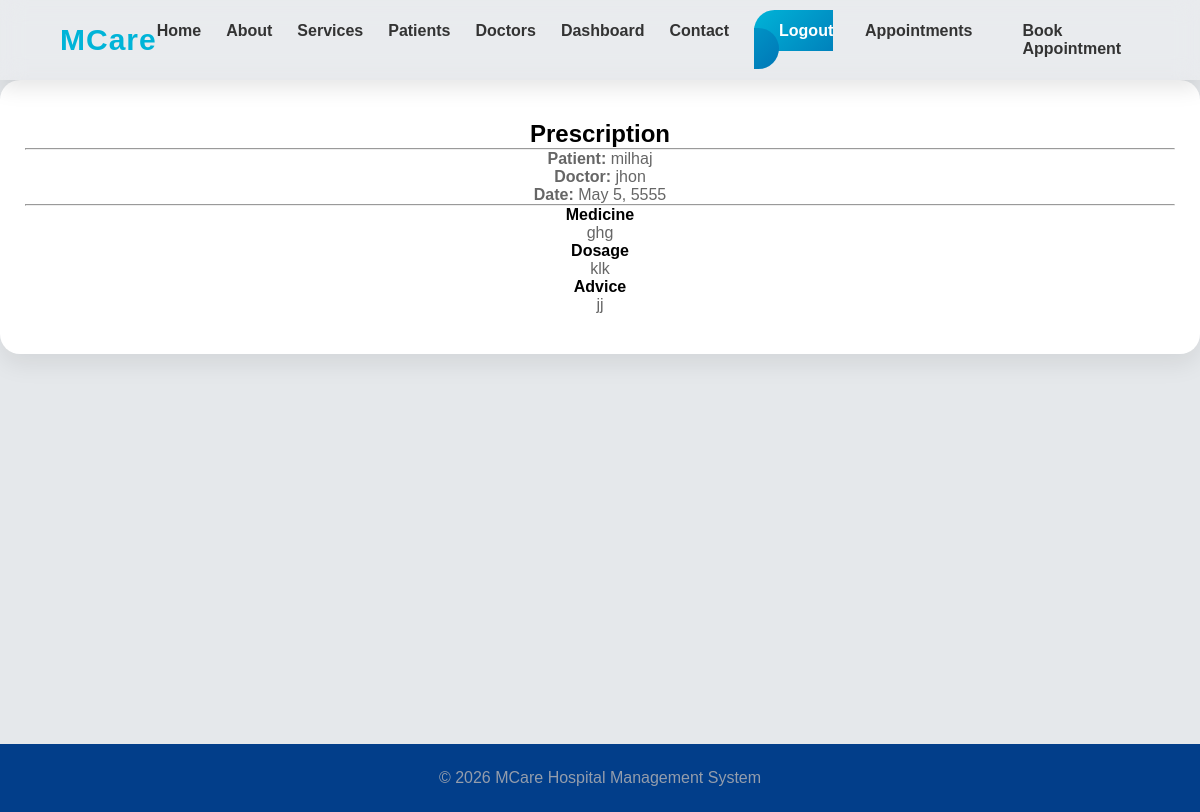
The app's page /prescription/view/11/ (signed in) with its own data.
### hospital/models.py (models this page shows, shortened)
class Appointment(models.Model):
    STATUS_CHOICES = (
        ('Pending', 'Pending'),
        ('Approved', 'Approved'),
        ('Rejected', 'Rejected'),
    )
    patient = models.ForeignKey(
        Patient,
        on_delete=models.CASCADE
    )
    doctor = models.ForeignKey(
        Doctor,
        on_delete=models.CASCADE
    )
    appointment_date = models.DateField()
    appointment_time = models.TimeField()
    reason = models.TextField()
    medical_report = models.FileField(
        upload_to='medical_reports/',
        blank=True,
        null=True
    )
    status = models.CharField(
        max_length=20,
        choices=STATUS_CHOICES,
        default='Pending'
    )
    created_at = models.DateTimeField(auto_now_add=True)

class Patient(models.Model):
    user = models.OneToOneField(
        CustomUser,
        on_delete=models.CASCADE,
        limit_choices_to={'role': 'patient'}
    )
    age = models.PositiveIntegerField()
    gender = models.CharField(max_length=20)
    phone = models.CharField(max_length=15)

class CustomUser(AbstractUser):
    ROLE_CHOICES = (
        ('doctor', 'Doctor'),
        ('patient', 'Patient'),
    )
    role = models.CharField(
        max_length=20,
        choices=ROLE_CHOICES,
        default='patient'
    )

class Doctor(models.Model):
    user = models.OneToOneField(
        CustomUser,
        on_delete=models.CASCADE,
        limit_choices_to={'role': 'doctor'}
    )
    specialization = models.CharField(max_length=100)
    phone = models.CharField(max_length=15)

class Prescription(models.Model):
    appointment = models.OneToOneField(
        Appointment,
        on_delete=models.CASCADE
    )
    medicine = models.TextField(blank=True, null=True)
    dosage = models.TextField(blank=True, null=True)
    advice = models.TextField(blank=True, null=True)
    created_at = models.DateTimeField(auto_now_add=True)

### hospital/views.py (the view)
@login_required(login_url="login")
def view_prescription(request, id):
    appointment = get_object_or_404(Appointment, id=id)
    prescription = get_object_or_404(Prescription, appointment=appointment)
    if request.user.role == "doctor":
        if appointment.doctor.user != request.user:
            return redirect("home")
    elif request.user.role == "patient":
        if appointment.patient.user != request.user:
            return redirect("home")
    else:
        return redirect("home")
    return render(
        request,
        "prescription/view_prescription.html",
        {
            "appointment": appointment,
            "prescription": prescription,
        },
    )

### templates/prescription/view_prescription.html
{% extends "base.html" %}
{% block content %}
<div class="container mt-5">
    <div class="card shadow p-4">
        <h2>Prescription</h2>
        <hr>
        <p><strong>Patient:</strong>
            {{ appointment.patient.user.username }}
        </p>
        <p><strong>Doctor:</strong>
            {{ appointment.doctor.user.username }}
        </p>
        <p><strong>Date:</strong>
            {{ appointment.appointment_date }}
        </p>
        <hr>
        <h4>Medicine</h4>
        <p>{{ prescription.medicine }}</p>
        <h4>Dosage</h4>
        <p>{{ prescription.dosage }}</p>
        <h4>Advice</h4>
        <p>{{ prescription.advice }}</p>
    </div>
</div>
{% endblock %}

### static/css/style.css (style rules this page uses)
* { margin:0; padding:0; box-sizing:border-box; font-family:'Poppins',sans-serif; }
body { background:#e5e8eb; padding-top:80px; }
h1,h2,h3 { font-weight:700; }

### static/css/hero_section.css (style rules this page uses)
* { margin:0; padding:0; box-sizing:border-box; font-family:'Poppins',sans-serif; }

### static/css/card_section.css (style rules this page uses)
.card { background:white; border-radius:20px; padding:35px; text-align:center; box-shadow:0 10px 30px rgba(0,0,0,.08); transition:.4s; }
.card p { color:#666; }

### static/css/footer.css (style rules this page uses)
.card { background:white; border-radius:20px; padding:40px 25px; text-align:center; box-shadow:0 10px 25px rgba(0,0,0,.08); transition:.4s; }
.card p { color:#666; }

### records on screen
Appointment: patient.user.username "milhaj", doctor.user.username "jhon", appointment_date "May 5, 5555"
Prescription: medicine "ghg", dosage "klk", advice "jj"
